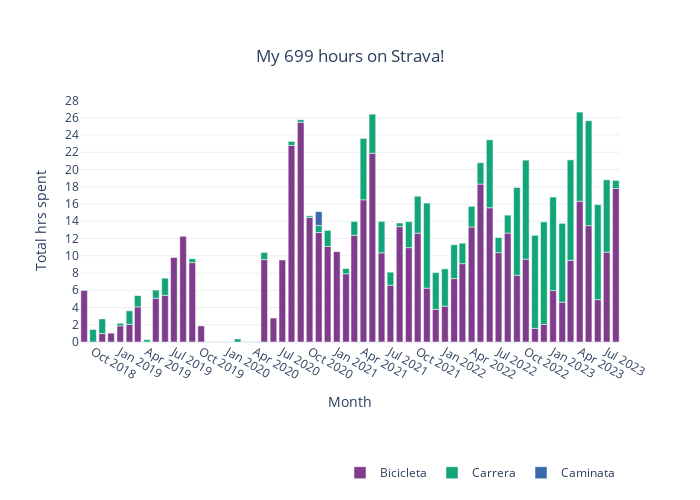

The notebook cell saved with this chart:
### Markdown cell above
Horas dedicadas a cada tipo de actividad

### Code cell
# Define a time unit: "Year", "Quarter", "Month", "Week", or "Day"
time_unit_bar = "Month"

# Group by time_unit_bar and activity type
df_hr = df.groupby(by=[time_unit_bar, "Activity Type"], as_index=False).agg(
    count=("Moving Time (hr)", "count"),
    total_hr_spent=("Moving Time (hr)", "sum"),
    avg_hr_spent=("Moving Time (hr)", "mean"),
)

# For the plot tile
total_hr = round(df_hr["total_hr_spent"].sum())

# Plot a stacked bar plot
fig_hr = px.bar(
    df_hr,
    x=time_unit_bar,
    y="total_hr_spent",
    color="Activity Type",
    title=f"My {total_hr} hours on Strava!",  # Set title text
    hover_data={  # Define variables for hover text
        "count": ":f",
        "total_hr_spent": ":.1f",
        "avg_hr_spent": ":.1f",
    },
    labels=dict(  # Define labels for variables
        total_hr_spent="Total hrs spent",
        count="Number of activities",
        avg_hr_spent="Average hrs spent per activity",
    ),
    color_discrete_sequence=px.colors.qualitative.Bold,  # Define color swatch
)

# Set max allowed of ticks on x and y axes
fig_hr.update_xaxes(nticks=20)
fig_hr.update_yaxes(nticks=15)

# Adjust the size and layout
fig_hr.update_layout(
    autosize=False,
    width=700,
    height=500,
    template="plotly_white",  # Others options: "plotly", "plotly_dark", "ggplot2", "seaborn", "simple_white"
    legend=dict(  # Move the legend to the bottom
        orientation="h",
        yanchor="bottom",
        y=-0.6,
        xanchor="right",
        x=1,
        title=None,  # Remove legend title
    ),
    title={"y": 0.9, "x": 0.5, "xanchor": "center", "yanchor": "top"},  # Center title
)

fig_hr.show()

### Figure 1 — Plotly figure (JSON) as saved in the notebook; plotly's stock layout.template omitted (floating-point values rounded to 4 significant figures)
{"data": [{"alignmentgroup": "True", "customdata": [[6, 0.9952], [1, 0.9781], [2, 0.5115], [1, 1.873], [2, 1.02], [2, 2.036], [2, 2.538], [4, 1.351], [6, 1.633], [7, 1.75], [3, 3.069], [1, 1.867], [11, 0.8688], [3, 0.925], [7, 1.358], [11, 2.072], [12, 2.123], [7, 2.063], [5, 2.54], [4, 2.769], [7, 1.496], [4, 1.977], [6, 2.061], [8, 2.061], [8, 2.736], [5, 2.069], [5, 1.317], [6, 2.229], [3, 3.647], [6, 2.103], [3, 2.081], [2, 1.895], [3, 1.385], [5, 1.47], [6, 1.514], [7, 1.905], [8, 2.288], [5, 3.113], [5, 2.073], [6, 2.104], [5, 1.547], [4, 2.401], [1, 1.581], [1, 2.037], [3, 1.988], [3, 1.539], [5, 1.894], [7, 2.332], [6, 2.248], [3, 1.638], [5, 2.083], [8, 2.224]], "hovertemplate": "Activity Type=Bicicleta<br>Month=%{x}<br>Total hrs spent=%{y:.1f}<br>Number of activities=%{customdata[0]:f}<br>Average hrs spent per activity=%{customdata[1]:.1f}<extra></extra>", "legendgroup": "Bicicleta", "marker": {"color": "rgb(127, 60, 141)", "pattern": {"shape": ""}}, "name": "Bicicleta", "offsetgroup": "Bicicleta", "orientation": "v", "showlegend": true, "textposition": "auto", "type": "bar", "x": ["2018-09", "2018-11", "2018-12", "2019-01", "2019-02", "2019-03", "2019-05", "2019-06", "2019-07", "2019-08", "2019-09", "2019-10", "2020-05", "2020-06", "2020-07", "2020-08", "2020-09", "2020-10", "2020-11", "2020-12", "2021-01", "2021-02", "2021-03", "2021-04", "2021-05", "2021-06", "2021-07", "2021-08", "2021-09", "2021-10", "2021-11", "2021-12", "2022-01", "2022-02", "2022-03", "2022-04", "2022-05", "2022-06", "2022-07", "2022-08", "2022-09", "2022-10", "2022-11", "2022-12", "2023-01", "2023-02", "2023-03", "2023-04", "2023-05", "2023-06", "2023-07", "2023-08"], "xaxis": "x", "y": [5.971, 0.9781, 1.023, 1.873, 2.041, 4.072, 5.077, 5.404, 9.796, 12.25, 9.206, 1.867, 9.557, 2.775, 9.507, 22.8, 25.48, 14.44, 12.7, 11.08, 10.47, 7.909, 12.36, 16.49, 21.89, 10.34, 6.583, 13.37, 10.94, 12.62, 6.242, 3.789, 4.154, 7.351, 9.083, 13.34, 18.3, 15.56, 10.36, 12.62, 7.736, 9.604, 1.581, 2.037, 5.964, 4.616, 9.468, 16.33, 13.49, 4.913, 10.41, 17.79], "yaxis": "y"}, {"alignmentgroup": "True", "customdata": [[3, 0.4846], [3, 0.5662], [1, 0.2989], [4, 0.3938], [2, 0.6538], [1, 0.2631], [2, 0.4706], [2, 0.9983], [1, 0.4464], [2, 0.1772], [3, 0.2769], [1, 0.4611], [1, 0.2869], [1, 0.1886], [2, 0.4079], [4, 0.466], [1, 0.6058], [3, 0.5376], [10, 0.7118], [6, 0.7547], [5, 0.7279], [6, 0.2519], [2, 0.21], [6, 0.5018], [8, 0.5352], [15, 0.6579], [6, 0.7089], [10, 0.4326], [8, 0.4907], [6, 0.396], [3, 0.7965], [3, 0.8265], [9, 0.8747], [3, 0.5854], [3, 0.6939], [12, 0.8485], [12, 0.957], [15, 0.7194], [15, 0.7926], [13, 0.834], [10, 0.9141], [15, 0.7767], [14, 0.7377], [14, 0.8691], [16, 0.6886], [9, 0.9313], [2, 0.4706]], "hovertemplate": "Activity Type=Carrera<br>Month=%{x}<br>Total hrs spent=%{y:.1f}<br>Number of activities=%{customdata[0]:f}<br>Average hrs spent per activity=%{customdata[1]:.1f}<extra></extra>", "legendgroup": "Carrera", "marker": {"color": "rgb(17, 165, 121)", "pattern": {"shape": ""}}, "name": "Carrera", "offsetgroup": "Carrera", "orientation": "v", "showlegend": true, "textposition": "auto", "type": "bar", "x": ["2018-10", "2018-11", "2019-01", "2019-02", "2019-03", "2019-04", "2019-05", "2019-06", "2019-09", "2020-02", "2020-05", "2020-08", "2020-09", "2020-10", "2020-11", "2020-12", "2021-02", "2021-03", "2021-04", "2021-05", "2021-06", "2021-07", "2021-08", "2021-09", "2021-10", "2021-11", "2021-12", "2022-01", "2022-02", "2022-03", "2022-04", "2022-05", "2022-06", "2022-07", "2022-08", "2022-09", "2022-10", "2022-11", "2022-12", "2023-01", "2023-02", "2023-03", "2023-04", "2023-05", "2023-06", "2023-07", "2023-08"], "xaxis": "x", "y": [1.454, 1.699, 0.2989, 1.575, 1.308, 0.2631, 0.9411, 1.997, 0.4464, 0.3544, 0.8306, 0.4611, 0.2869, 0.1886, 0.8158, 1.864, 0.6058, 1.613, 7.118, 4.528, 3.64, 1.512, 0.42, 3.011, 4.282, 9.868, 4.254, 4.326, 3.926, 2.376, 2.389, 2.479, 7.872, 1.756, 2.082, 10.18, 11.48, 10.79, 11.89, 10.84, 9.141, 11.65, 10.33, 12.17, 11.02, 8.382, 0.9411], "yaxis": "y"}, {"alignmentgroup": "True", "customdata": [[1, 1.594]], "hovertemplate": "Activity Type=Caminata<br>Month=%{x}<br>Total hrs spent=%{y:.1f}<br>Number of activities=%{customdata[0]:f}<br>Average hrs spent per activity=%{customdata[1]:.1f}<extra></extra>", "legendgroup": "Caminata", "marker": {"color": "rgb(57, 105, 172)", "pattern": {"shape": ""}}, "name": "Caminata", "offsetgroup": "Caminata", "orientation": "v", "showlegend": true, "textposition": "auto", "type": "bar", "x": ["2020-11"], "xaxis": "x", "y": [1.594], "yaxis": "y"}], "layout": {"autosize": false, "barmode": "relative", "height": 500, "legend": {"orientation": "h", "title": {}, "tracegroupgap": 0, "x": 1, "xanchor": "right", "y": -0.6, "yanchor": "bottom"}, "title": {"text": "My 699 hours on Strava!", "x": 0.5, "xanchor": "center", "y": 0.9, "yanchor": "top"}, "width": 700, "xaxis": {"anchor": "y", "domain": [0, 1], "nticks": 20, "title": {"text": "Month"}}, "yaxis": {"anchor": "x", "domain": [0, 1], "nticks": 15, "title": {"text": "Total hrs spent"}}}}
